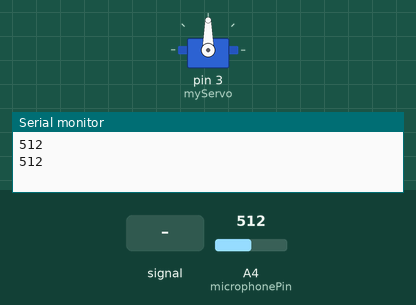
The sketch below on a simulated Arduino Uno, built with avr-gcc and run on an emulated ATmega328P. On the bench: servo, the last lines printed to the serial monitor. The inputs (shaded band) are chosen by the test bench; at power-on: A4 (microphonePin) = 512.

Above: at 1.8 s.
1.9 s: A4 (microphonePin) fed a 200 Hz sine of ±81 counts around its level
At 3.8 s:
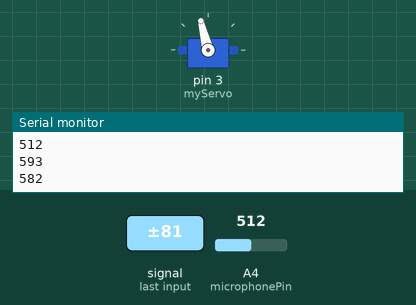
6.0 s: A4 (microphonePin) set to 716
At 8.2 s:
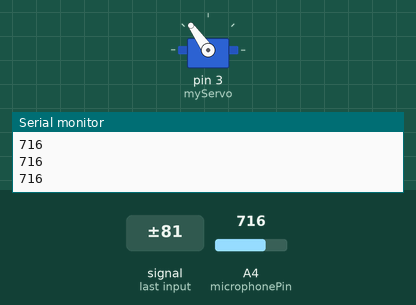
8.5 s: A4 (microphonePin) fed a 1000 Hz sine of ±255 counts around its level
At 10.9 s:
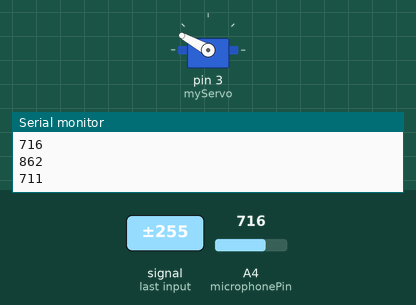
12.6 s: A4 (microphonePin) fed a 50 Hz sine of ±306 counts around its level
16.7 s: A4 (microphonePin) set to 1023
19.7 s: A4 (microphonePin) set to 306
At 21.9 s:
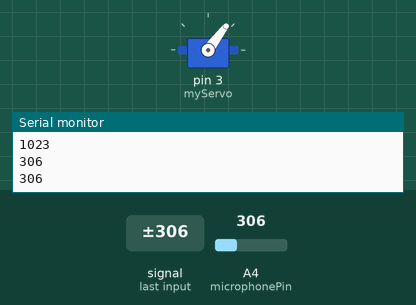
Timing chart, 0 to 23.4 s (numbered marks = the images above; inputs shaded):
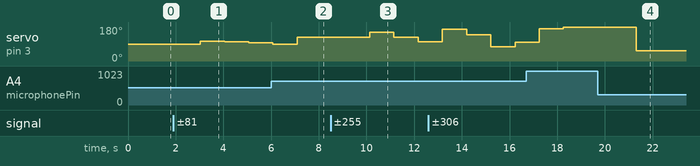

The sketch:

Microphone_Servo.ino
```cpp
#include <Servo.h>

const int microphonePin = A4; // Mikrofon sensörü bağlı olan analog pin
Servo myServo;

void setup() {
  myServo.attach(3); // Servo motoru D9 pine bağla
  pinMode(microphonePin, INPUT);
  Serial.begin(9600);
}

void loop() {
  int soundLevel = analogRead(microphonePin); // Ses seviyesini oku
  Serial.println(soundLevel); // Ses seviyesini seri port üzerinden gönder
  delay(1000);

  int angle = map(soundLevel, 0, 1023, 0, 180); // Ses seviyesini 0-1023 aralığından 0-180 aralığına dönüştür
  myServo.write(angle); // Servo motorun açısını ayarla
  delay(15); // Küçük bir gecikme ekle
}
```

Measured:
- after the input at 1.9 s, servo on pin 3 (myServo): 90° → 104° after 1.1 s, → 102° 1.0 s later, → 97° 1.0 s later
- after the input at 8.5 s, servo on pin 3 (myServo): 125° → 151° after 1.6 s, → 125° 1.0 s later, → 101° 1.0 s later
- after the input at 19.7 s, servo on pin 3 (myServo): 180° → 53° after 1.6 s
